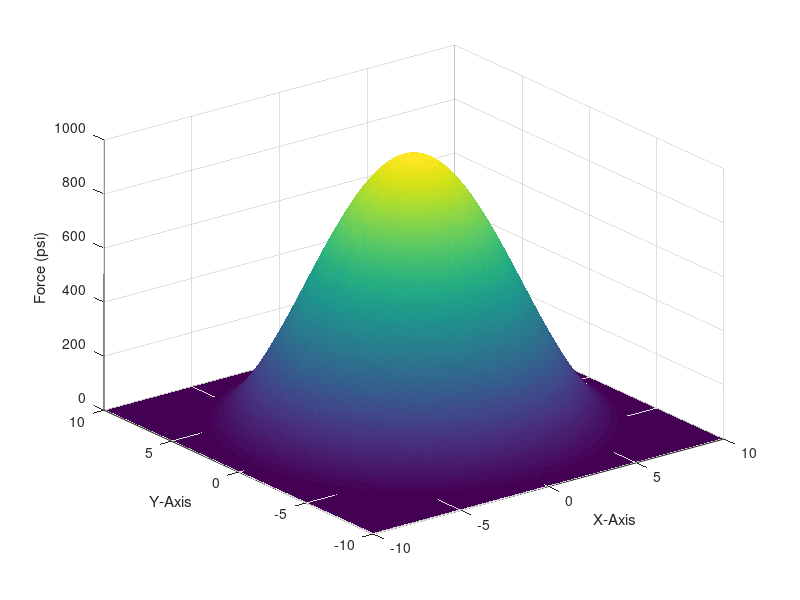

MATLAB code for this plot:
clc
clear all
close all

n = 100;
limit = 10;

[x y] = meshgrid(-limit:limit/n:limit, -limit:limit/n:limit);

r = sqrt(x.^2 + y.^2);

Z = 500*(cos(pi*r/10)+1);

[x_r_max y_r_max] = size(r);

for i=1:x_r_max
    for j=1:y_r_max
        if r(i,j)>10
            Z(i,j) = 0;
        end
    end
end

surf(x,y,Z,'EdgeColor','none')
xlabel('X-Axis')
ylabel('Y-Axis')
zlabel('Force (psi)')